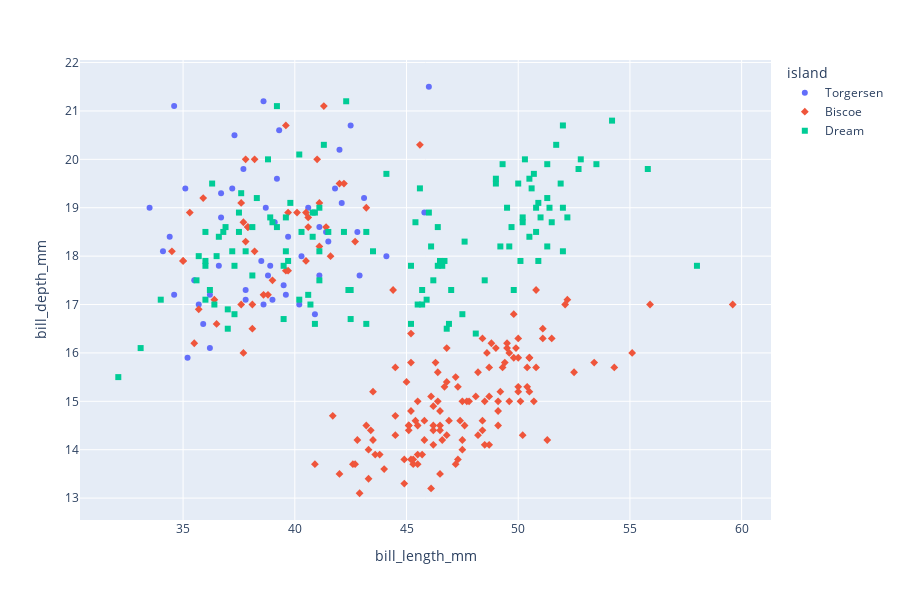

The notebook cell saved with this chart:
### Code cell
px.scatter(
            penguins,
            x='bill_length_mm',
            y='bill_depth_mm',
            height=600,
            color='island',
            symbol='island')

### Figure 1 — Plotly figure (JSON) as saved in the notebook; plotly's stock layout.template omitted (floating-point values rounded to 4 significant figures; data arrays with more than 128 entries replaced by an {"elided": "..."} marker saying what was removed)
{"data": [{"hovertemplate": "island=Torgersen<br>bill_length_mm=%{x}<br>bill_depth_mm=%{y}<extra></extra>", "legendgroup": "Torgersen", "marker": {"color": "#636efa", "symbol": "circle"}, "mode": "markers", "name": "Torgersen", "orientation": "v", "showlegend": true, "type": "scatter", "x": [39.1, 39.5, 40.3, null, 36.7, 39.3, 38.9, 39.2, 34.1, 42, 37.8, 37.8, 41.1, 38.6, 34.6, 36.6, 38.7, 42.5, 34.4, 46, 35.9, 41.8, 33.5, 39.7, 39.6, 45.8, 35.5, 42.8, 40.9, 37.2, 36.2, 42.1, 34.6, 42.9, 36.7, 35.1, 38.6, 37.3, 35.7, 41.1, 36.2, 37.7, 40.2, 41.4, 35.2, 40.6, 38.8, 41.5, 39, 44.1, 38.5, 43.1], "xaxis": "x", "y": [18.7, 17.4, 18, null, 19.3, 20.6, 17.8, 19.6, 18.1, 20.2, 17.1, 17.3, 17.6, 21.2, 21.1, 17.8, 19, 20.7, 18.4, 21.5, 16.6, 19.4, 19, 18.4, 17.2, 18.9, 17.5, 18.5, 16.8, 19.4, 16.1, 19.1, 17.2, 17.6, 18.8, 19.4, 17, 20.5, 17, 18.6, 17.2, 19.8, 17, 18.5, 15.9, 19, 17.6, 18.3, 17.1, 18, 17.9, 19.2], "yaxis": "y"}, {"hovertemplate": "island=Biscoe<br>bill_length_mm=%{x}<br>bill_depth_mm=%{y}<extra></extra>", "legendgroup": "Biscoe", "marker": {"color": "#EF553B", "symbol": "diamond"}, "mode": "markers", "name": "Biscoe", "orientation": "v", "showlegend": true, "type": "scatter", "x": {"elided": "168 float values"}, "xaxis": "x", "y": {"elided": "168 float values"}, "yaxis": "y"}, {"hovertemplate": "island=Dream<br>bill_length_mm=%{x}<br>bill_depth_mm=%{y}<extra></extra>", "legendgroup": "Dream", "marker": {"color": "#00cc96", "symbol": "square"}, "mode": "markers", "name": "Dream", "orientation": "v", "showlegend": true, "type": "scatter", "x": [39.5, 37.2, 39.5, 40.9, 36.4, 39.2, 38.8, 42.2, 37.6, 39.8, 36.5, 40.8, 36, 44.1, 37, 39.6, 41.1, 37.5, 36, 42.3, 37.3, 41.3, 36.3, 36.9, 38.3, 38.9, 35.7, 41.1, 34, 39.6, 36.2, 40.8, 38.1, 40.3, 33.1, 43.2, 36.8, 37.5, 38.1, 41.1, 35.6, 40.2, 37, 39.7, 40.2, 40.6, 32.1, 40.7, 37.3, 39, 39.2, 36.6, 36, 37.8, 36, 41.5, 46.5, 50, 51.3, 45.4, 52.7, 45.2, 46.1, 51.3, 46, 51.3, 46.6, 51.7, 47, 52, 45.9, 50.5, 50.3, 58, 46.4, 49.2, 42.4, 48.5, 43.2, 50.6, 46.7, 52, 50.5, 49.5, 46.4, 52.8, 40.9, 54.2, 42.5, 51, 49.7, 47.5, 47.6, 52, 46.9, 53.5, 49, 46.2, 50.9, 45.5, 50.9, 50.8, 50.1, 49, 51.5, 49.8, 48.1, 51.4, 45.7, 50.7, 42.5, 52.2, 45.2, 49.3, 50.2, 45.6, 51.9, 46.8, 45.7, 55.8, 43.5, 49.6, 50.8, 50.2], "xaxis": "x", "y": [16.7, 18.1, 17.8, 18.9, 17, 21.1, 20, 18.5, 19.3, 19.1, 18, 18.4, 18.5, 19.7, 16.9, 18.8, 19, 18.9, 17.9, 21.2, 17.8, 20.3, 19.5, 18.6, 19.2, 18.8, 18, 18.1, 17.1, 18.1, 17.3, 18.9, 18.6, 18.5, 16.1, 18.5, 18.5, 18.5, 17.6, 17.5, 17.5, 20.1, 16.5, 17.9, 17.1, 17.2, 15.5, 17, 16.8, 18.7, 18.6, 18.4, 17.8, 18.1, 17.1, 18.5, 17.9, 19.5, 19.2, 18.7, 19.8, 17.8, 18.2, 18.2, 18.9, 19.9, 17.8, 20.3, 17.3, 18.1, 17.1, 19.6, 20, 17.8, 18.6, 18.2, 17.3, 17.5, 16.6, 19.4, 17.9, 19, 18.4, 19, 17.8, 20, 16.6, 20.8, 16.7, 18.8, 18.6, 16.8, 18.3, 20.7, 16.6, 19.9, 19.5, 17.5, 19.1, 17, 17.9, 18.5, 17.9, 19.6, 18.7, 17.3, 16.4, 19, 17.3, 19.7, 17.3, 18.8, 16.6, 19.9, 18.8, 19.4, 19.5, 16.5, 17, 19.8, 18.1, 18.2, 19, 18.7], "yaxis": "y"}], "layout": {"height": 600, "legend": {"title": {"text": "island"}, "tracegroupgap": 0}, "margin": {"t": 60}, "xaxis": {"anchor": "y", "domain": [0, 1], "title": {"text": "bill_length_mm"}}, "yaxis": {"anchor": "x", "domain": [0, 1], "title": {"text": "bill_depth_mm"}}}}
